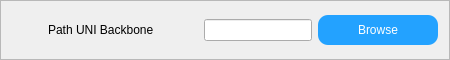
               <widget class="QFrame" name="Frame_TrainModel_PathUNIBackbone">
                <property name="sizePolicy">
                 <sizepolicy hsizetype="Preferred" vsizetype="Fixed">
                  <horstretch>0</horstretch>
                  <verstretch>0</verstretch>
                 </sizepolicy>
                </property>
                <property name="minimumSize">
                 <size>
                  <width>0</width>
                  <height>60</height>
                 </size>
                </property>
                <property name="maximumSize">
                 <size>
                  <width>16777215</width>
                  <height>60</height>
                 </size>
                </property>
                <property name="styleSheet">
                 <string notr="true">QFrame#Frame_TrainModel_PathUNIBackbone
{
	border-top:1px solid rgb(226, 226, 226);
	border-bottom:2px solid rgb(226, 226, 226);
	border-left:2px solid rgb(226, 226, 226);
	border-right:2px solid rgb(226, 226, 226);
	background-color: rgb(247, 247, 247);
}</string>
                </property>
                <property name="frameShape">
                 <enum>QFrame::StyledPanel</enum>
                </property>
                <property name="frameShadow">
                 <enum>QFrame::Raised</enum>
                </property>
                <layout class="QHBoxLayout" name="horizontalLayout_32">
                 <item>
                  <widget class="QLabel" name="Label_TrainModel_PathUNIBackbone">
                   <property name="sizePolicy">
                    <sizepolicy hsizetype="Fixed" vsizetype="Fixed">
                     <horstretch>0</horstretch>
                     <verstretch>0</verstretch>
                    </sizepolicy>
                   </property>
                   <property name="minimumSize">
                    <size>
                     <width>30</width>
                     <height>30</height>
                    </size>
                   </property>
                   <property name="maximumSize">
                    <size>
                     <width>30</width>
                     <height>30</height>
                    </size>
                   </property>
                   <property name="styleSheet">
                    <string notr="true">border-image: url(:/Icon/State/RedLight.png);</string>
                   </property>
                   <property name="text">
                    <string/>
                   </property>
                  </widget>
                 </item>
                 <item>
                  <widget class="QLabel" name="label_4">
                   <property name="sizePolicy">
                    <sizepolicy hsizetype="Fixed" vsizetype="Fixed">
                     <horstretch>0</horstretch>
                     <verstretch>0</verstretch>
                    </sizepolicy>
                   </property>
                   <property name="minimumSize">
                    <size>
                     <width>150</width>
                     <height>30</height>
                    </size>
                   </property>
                   <property name="maximumSize">
                    <size>
                     <width>150</width>
                     <height>30</height>
                    </size>
                   </property>
                   <property name="styleSheet">
                    <string notr="true">QLabel
{
	border:0px;
	
	font: 87 10pt &quot;Arial Black&quot;;
}</string>
                   </property>
                   <property name="text">
                    <string>Path UNI Backbone</string>
                   </property>
                  </widget>
                 </item>
                 <item>
                  <widget class="QLineEdit" name="LineEdit_TrainModel_PathUNIBackbone"/>
                 </item>
                 <item>
                  <widget class="QPushButton" name="PushButton_TrainModel_PathUNIBackbone">
                   <property name="sizePolicy">
                    <sizepolicy hsizetype="Fixed" vsizetype="Fixed">
                     <horstretch>0</horstretch>
                     <verstretch>0</verstretch>
                    </sizepolicy>
                   </property>
                   <property name="minimumSize">
                    <size>
                     <width>120</width>
                     <height>30</height>
                    </size>
                   </property>
                   <property name="maximumSize">
                    <size>
                     <width>120</width>
                     <height>30</height>
                    </size>
                   </property>
                   <property name="styleSheet">
                    <string notr="true">QPushButton
{
	font: 87 10pt &quot;Arial Black&quot;;
	color: rgb(255, 255, 255);
	background-color: rgb(35, 162, 255);
	border-radius: 10px;
}
QPushButton:pressed
{
background-color: rgb(255, 255, 255);
}
QPushButton:hover
{
background-color: rgb(192, 233, 251);
}
QPushButton:disabled
{
	background-color: rgb(198, 198, 198);
}</string>
                   </property>
                   <property name="text">
                    <string>Browse</string>
                   </property>
                  </widget>
                 </item>
                </layout>
               </widget>
